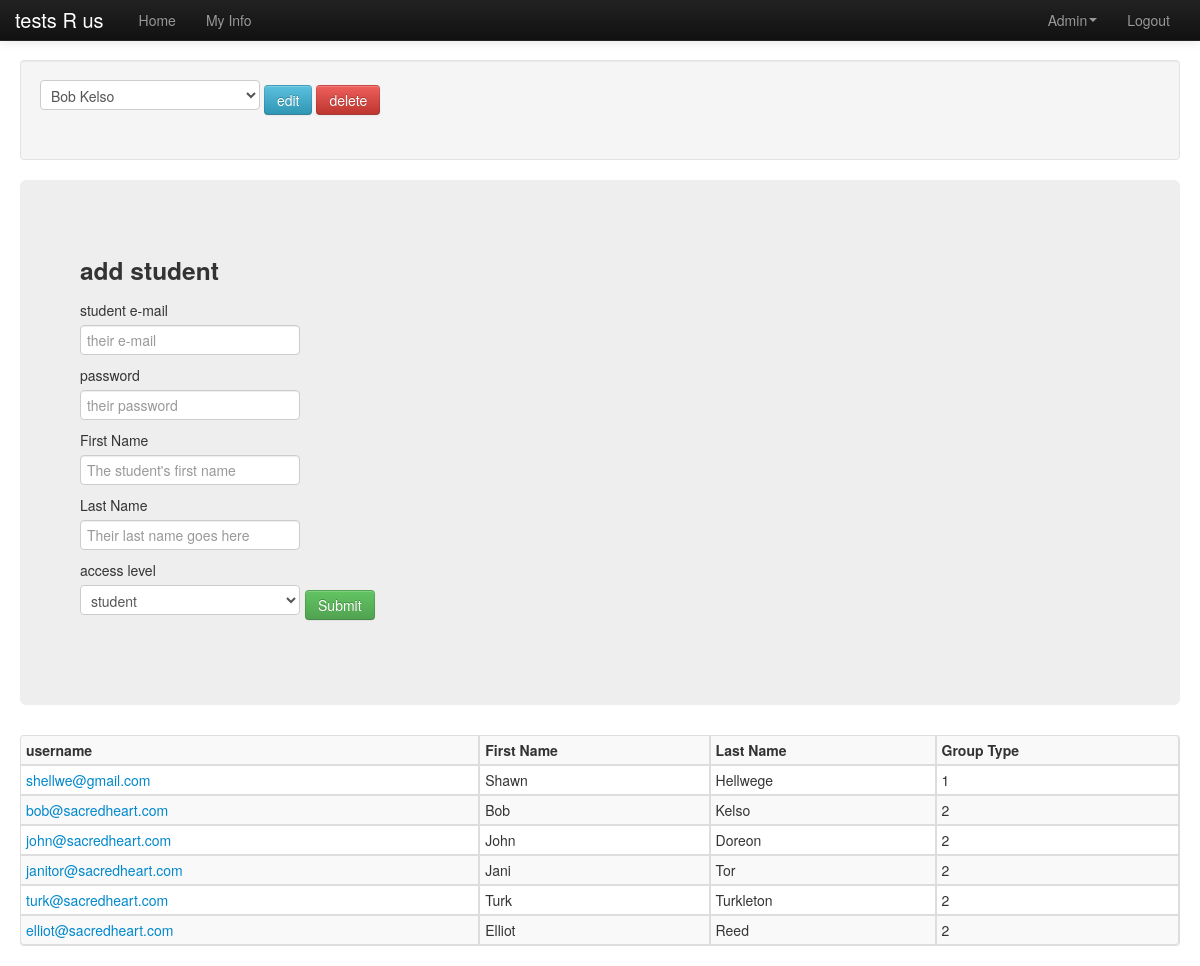
/admin-users.php (signed in), run on the app's committed database.
### tables this page shows
CREATE TABLE `users` (
  `id` int(11) NOT NULL AUTO_INCREMENT,
  `class_id` int(11) DEFAULT NULL,
  `username` varchar(100) DEFAULT NULL,
  `password` varchar(100) DEFAULT NULL,
  `user_group` int(11) DEFAULT NULL,
  `first` varchar(100) DEFAULT NULL,
  `last` varchar(100) DEFAULT NULL,
  `address1` varchar(100) DEFAULT NULL,
  `address2` varchar(100) DEFAULT NULL,
  `city` varchar(100) DEFAULT NULL,
  `state` varchar(100) DEFAULT NULL,
  `zip` varchar(100) DEFAULT NULL,
  `major` varchar(100) DEFAULT NULL,
  `last_login` datetime DEFAULT NULL,
  `date_created` datetime DEFAULT NULL,
  PRIMARY KEY (`id`)
);

### admin-users.php (the view, shortened to what this page needs)
<?php
include_once("includes/start.php");
?>
<!DOCTYPE html>
<html>
<head>
<link rel="stylesheet" type="text/css" href="css/bootstrap.css">
<link rel="stylesheet" type="text/css" href="css/bootstrap-responsive.css">
<link href="css/mystyles.css" rel="stylesheet" type="text/css">
</head>
<body>
<div class="navbar navbar-inverse navbar-fixed-top">
  <div class="navbar-inner">
    <div class="container">
      <a class="brand" href="#">tests R us</a>
      <div class="nav-collapse collapse">
        <ul class="nav">
          <li><a href="index.php">Home</a></li>
          <li><a href="myinfo.php">My Info</a></li>
        </ul>
        <ul class="nav pull-right">
        <?PHP
        $username=$_SESSION['username'];
        $adminquery="SELECT * FROM users WHERE username='$username'";
        $adminresult = mysqli_query($mysqli, $adminquery);
        $admin = mysqli_fetch_array($adminresult);
        if ($admin['user_group']==1){
        echo "<li class='dropdown'><a href='#' class='dropdown-toggle' data-toggle='dropdown'>Admin<b class='caret'></b></a>
            <ul class='dropdown-menu'>
              <li><a href='admin-tests.php'>Tests</a></li>
              <li><a href='admin-users.php'>Users</a></li>
              <li><a href='admin-class.php'>Class details</a></li>
            </ul>
        </li>";
		}?>
          <li><a href="logout.php">Logout</a></li>
        </ul>
      </div>
    </div>
  </div>
</div>
<div class="container-fluid">
<div class="well">
  <form name="form1" method="post" action="admin-users.php">
    <?php
	sql_dropdown2("student", "id", "first", "last", "users", $mysqli);
	?>
    <input class="btn btn-info" type="submit" name="edit" id="edit" value="edit">
    <input class="btn btn-danger" type="submit" name="delete" id="delete" value="delete">
  </form>
</div>
<div class="hero-unit">
  <form name="form1" method="post" action="admin-users.php">
    <h3>add student</h3>
        <label for="username">student e-mail</label>
        <input type="text" name="username" id="username" placeholder="their e-mail" value="<?php echo  @$edited['username']?>">
        <label for="password">password</label>
        <input type="text" name="password" id="password" placeholder="their password">
        <label for="first">First Name</label>
      <input type="text" name="first" id="first" placeholder="The student's first name" value="<?php echo  @$edited['first']?>">
      <label for="last">Last Name</label>
        <input type="text" name="last" id="last" placeholder="Their last name goes here" value="<?php echo  @$edited['last']?>">
        <label for="user_group">access level</label>
        <select name="user_group" id="user_group">
          <option value="2" selected="selected">student</option>
        </select>
<input class="btn btn-success" type="submit" name="submit" id="submit" value="Submit">
  </form>
</div>
<table class="table table-bordered table-hover table-striped table-condensed" border="1" cellspacing="1" cellpadding="1">
  <tr>
    <th scope='col'>username</th>
    <th scope='col'>First Name</th>
    <th scope='col'>Last Name</th>
    <th scope='col'>Group Type</th>
  </tr>
<?php
	$querysummary = "select * from users order by `user_group`";
	$resultsummary = mysqli_query($mysqli, $querysummary);
	if (mysqli_num_rows($resultsummary) > 0){
	while($tablerow = mysqli_fetch_array($resultsummary)){
		echo "<tr><td><a href='mailto:".$tablerow['username']."'>".$tablerow['username']."</a></td>";
		echo "<td>".$tablerow['first']."</td>";
		echo "<td>".$tablerow['last']."</td>";
		echo "<td>".$tablerow['user_group']."</td>";
	}
}
?>
</tr></table>
 </div>
</body>
</html>

### includes/functions.php (shortened to what this page needs)
<?php
function sql_dropdown2($fieldname, $sqlid, $first, $second, $table, $mysqli) {
    $queryMultiselect = "select " . $sqlid . "," . $first . "," . $second . " FROM " . $table . " order by " . $first . ";";
    $result = mysqli_query($mysqli, $queryMultiselect) or die();
    echo "<select name = " . $fieldname . " id='multiselect_$fieldname'>";
    while ($row = mysqli_fetch_row($result)) {
        echo "<option name= '" . $row[1] . " " . $row[2] . "' value=" . $row[0] . ">" . $row[1] . " " . $row[2] . "</option>";
    }
    echo "</select>";
}
?>

### css/mystyles.css (style rules this page uses)
body { padding-top: 60px; }

### data on the page
users: username "shellwe@gmail.com", first "Shawn", last "Hellwege", user_group "1"
users: username "bob@sacredheart.com", first "Bob", last "Kelso", user_group "2"
users: username "john@sacredheart.com", first "John", last "Doreon", user_group "2"
users: username "janitor@sacredheart.com", first "Jani", last "Tor", user_group "2"
users: username "turk@sacredheart.com", first "Turk", last "Turkleton", user_group "2"
users: username "elliot@sacredheart.com", first "Elliot", last "Reed", user_group "2"

### other printed values
form field student "Bob Kelso"
